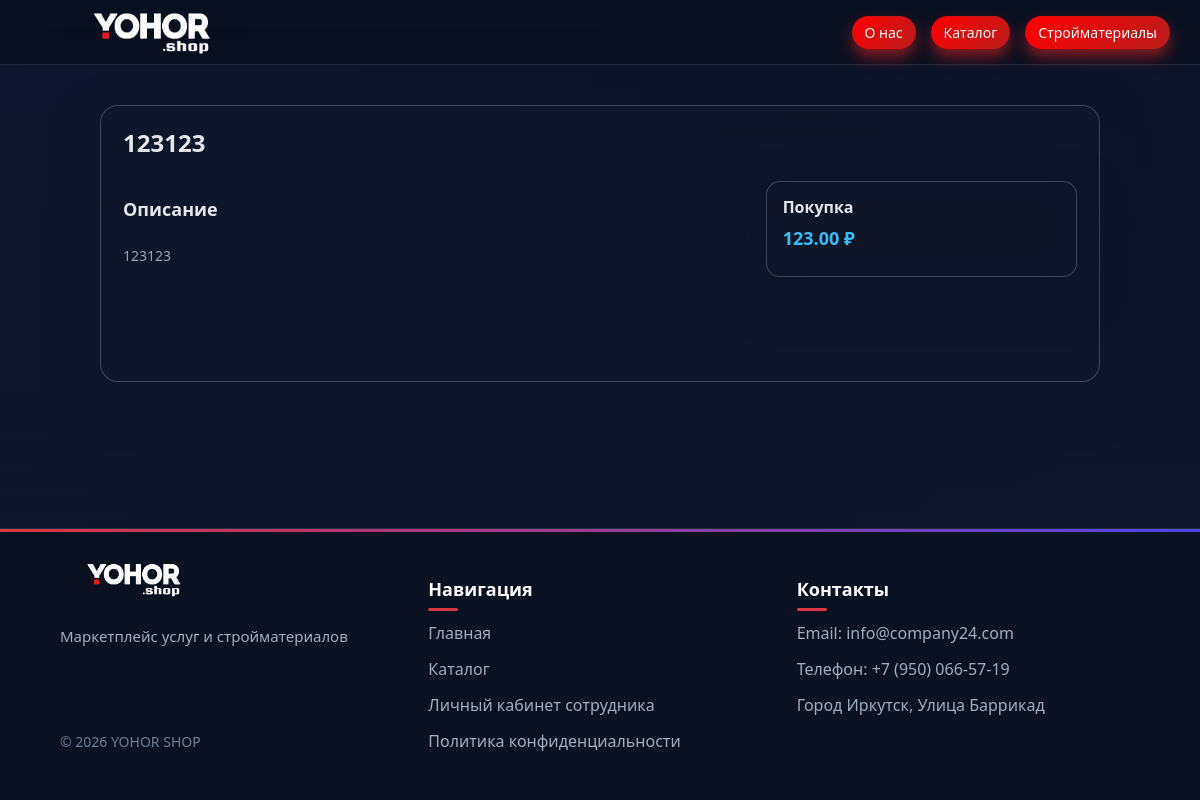
The app's page /room/2 with its own data.
### tables this page shows
CREATE TABLE rooms (
            id INTEGER PRIMARY KEY AUTOINCREMENT,
            name TEXT NOT NULL,
            description TEXT,
            builder TEXT,
            price REAL NOT NULL CHECK(price >= 0),
            category_room_id INTEGER NOT NULL,
            image_url TEXT,
            created_at TIMESTAMP DEFAULT CURRENT_TIMESTAMP,
            FOREIGN KEY (category_room_id) REFERENCES categories_room(id) ON DELETE RESTRICT
        );

### app.py (the view)
@app.route('/room/<int:room_id>')
def room_detail(room_id):
    user_id = session.get('user_id')
    room = get_room_by_id(room_id)
    if not room:
        flash('Квартира не найдена.', 'danger')
        return redirect(url_for('catalog'))
    return render_template(
        'room_detail.html',
        room=room,
    )

### app.py (called while the page is built)
@app.context_processor
def inject_user():
    user_id = session.get('user_id')
    cart_count = 0
    active_tickets_count = 0
    if user_id:
        cart_items = get_cart_items(user_id)
        cart_count = len(cart_items)
    try:
        active_tickets_count = count_active_tickets()
    except Exception:
        active_tickets_count = 0
    return dict(
        user_id=user_id,
        user_name=session.get('user_name'),
        user_role=session.get('user_role'),
        cart_count=cart_count,
        active_tickets_count=active_tickets_count,
        categories=get_all_categories(),
    )

@app.context_processor
def inject_user():
    user_id = session.get('user_id')
    cart_count = 0
    active_applications_count = 0
    if user_id:
        cart_items = get_cart_items(user_id)
        cart_count = len(cart_items)
    try:
        active_applications_count = count_active_applications()
    except Exception:
        active_applications_count = 0
    return dict(
        user_id=user_id,
        user_name=session.get('user_name'),
        user_role=session.get('user_role'),
        cart_count=cart_count,
        active_applications_count=active_applications_count,
        categories=get_all_categories(),
    )

def get_room_by_id(room_id):
    conn = get_db_connection()
    room = conn.execute('''
        SELECT r.*, cr.name as category_room_name
        FROM rooms r
        LEFT JOIN categories_room cr ON r.category_room_id = cr.id
        WHERE r.id = ?
    ''', (room_id,)).fetchone()
    conn.close()
    return room

### db.py (called while the page is built)
def get_db_connection(db_name='software_shop.db'):
    conn = sqlite3.connect(db_name)
    conn.row_factory = sqlite3.Row
    return conn

def count_active_tickets(db_name="software_shop.db") -> int:
    conn = get_db_connection(db_name)
    try:
        cur = conn.cursor()
        row = cur.execute(
            """
            SELECT COUNT(*) AS cnt
            FROM support_tickets
            WHERE status IN ('new', 'in_progress')
            """
        ).fetchone()
        return row["cnt"]
    finally:
        conn.close()

def get_all_categories(db_name='software_shop.db') -> List[sqlite3.Row]:
    conn = get_db_connection(db_name)
    try:
        cursor = conn.cursor()
        categories = cursor.execute('SELECT * FROM categories ORDER BY name').fetchall()
        return categories
    finally:
        conn.close()

### templates/room_detail.html (shortened to what this page needs)
<!DOCTYPE html>
<html lang="ru">
<head>
    <link rel="stylesheet" href="{{ url_for('static', filename='style.css') }}">
</head>
<body>
    <div class="page-bg"></div>
    <div class="page-gradient"></div>
    <header class="header">
        <div class="container">
            <div class="nav">
                <a href="{{ url_for('index') }}" class="logo">
                    <img src="{{ url_for('static', filename='logo.png') }}" alt="YOHOR SHOP" class="logo-img">
                </a>
                <nav class="menu">
                    <a href="{{ url_for('description') }}" class="pill-link pill-link-primary">О нас</a>
                    <a href="{{ url_for('catalog') }}" class="pill-link pill-link-primary">Каталог</a>
                    <a href="{{ url_for('building_materials') }}" class="pill-link pill-link-primary">Стройматериалы</a>
                </nav>
            </div>
        </div>
    </header>
    <main>
        <section class="section">
            <div class="container" style="max-width: 1040px;">
                <div class="glass product-detail" style="border-radius: 18px; padding: 20px 22px 24px;">
                    <div class="product-detail-header" style="display:flex; gap:16px; align-items:flex-start;">
                        <div style="flex:1;">
                            <h1 style="margin: 0 0 6px; font-size: 24px;">
                                {{ room['name'] }}
                            </h1>
                        </div>
                    </div>
                    <div class="product-detail-body">
                        <div class="product-detail-main">
                            <h2 style="margin: 16px 0 6px; font-size: 18px;">Описание</h2>
                            <p style="margin: 0; font-size: 14px; color: var(--text-muted); white-space: pre-line;">
                                {{ room['description'] }}
                            </p>
                        </div>
                        <aside class="product-detail-aside">
                            <div class="glass" style="border-radius: 14px;">
                                <div class="product-detail-aside-inner" style="padding: 14px 16px 18px;">
                                    <h3 style="margin: 0 0 8px; font-size: 16px;">Покупка</h3>
                                    <p style="margin: 0 0 8px; font-size: 18px; font-weight: 600; color: #38bdf8;">
                                        {{ '%.2f'|format(room['price']) }} ₽
                                    </p>
                                </div>
                            </div>
                        </aside>
                    </div>
                </div>
            </div>
        </section>
    </main>
    <footer class="footer">
        <div class="container">
            <div class="footer__inner">
                <div class="footer__col">
                    <a href="{{ url_for('index') }}" class="logo logo--footer">
                        <img src="{{ url_for('static', filename='logo.png') }}" alt="YOHOR SHOP" class="logo__image">
                    </a>
                    <p class="footer__text">Маркетплейс услуг и стройматериалов</p>
                    <p class="footer__copyright">© 2026 YOHOR SHOP</p>
                </div>
                <div class="footer__col">
                    <h3 class="footer__title">
                        Навигация</h3>
                    <ul class="footer__list">
                        <li><a href="{{ url_for('index') }}">Главная</a></li>
                        <li><a href="{{ url_for('catalog') }}">Каталог</a></li>
                        <li><a href="{{ url_for('login') }}">Личный кабинет сотрудника</a></li>
                        <li><a href="{{ url_for('privacy_policy') }}">Политика конфиденциальности</a></li>
                    </ul>
                </div>
                <div class="footer__col">
                    <h3 class="footer__title">Контакты</h3>
                    <ul class="footer__list">
                        <li>Email: info@company24.com</li>
                        <li>Телефон: +7 (950) 066-57-19</li>
                        <li>Город Иркутск, Улица Баррикад</li>
                    </ul>
                </div>
            </div>
        </div>
    </footer>
</body>
</html>

### records on screen
rooms: name "123123", description "123123", price "123.00"
